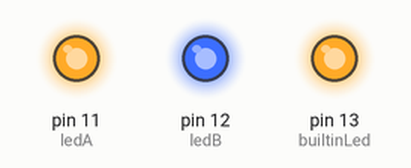
This sketch was run on a simulated Arduino Uno, built with avr-gcc and run on an emulated ATmega328P. On the bench: output pins drawn as LEDs (lit = HIGH).

Above: at 0.3 s.
At 2.7 s:
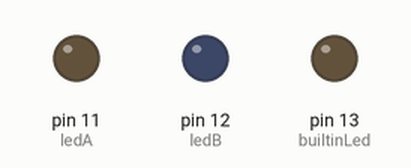
Timing chart, 0 to 6.1 s (numbered marks = the images above):
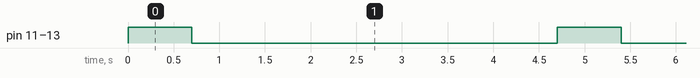

The sketch:

01-exercise.ino
```cpp
// pins of the LEDs
int ledA = 11;
int ledB = 12;
int builtinLed = LED_BUILTIN;

// this function setups runs once when the program starts
void setup() {
  // set the LED pins as output
  pinMode(ledA, OUTPUT);
  pinMode(ledB, OUTPUT);
  pinMode(builtinLed, OUTPUT);
}

// function that repeats indefinitely when the arduino is powered on
void loop() {
  // turn on the LEDs for 700 milliseconds
  digitalWrite(ledA, HIGH);
  digitalWrite(ledB, HIGH);
  digitalWrite(builtinLed, HIGH);
  delay(700);

  // turn off the LEDs for 4 seconds
  digitalWrite(ledA, LOW);
  digitalWrite(ledB, LOW);
  digitalWrite(builtinLed, LOW);
  delay(4000);
}
```

Measured:
- by itself, pin 11 (ledA), pin 12 (ledB), pin 13 (builtinLed): alternates HIGH for 0.70 s and LOW for 4.0 s
